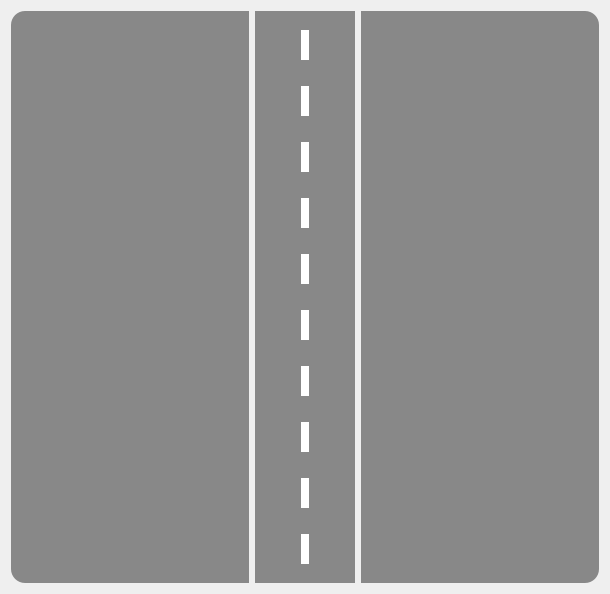
             <widget class="QWidget" name="scrollAreaWidgetContents">
              <property name="geometry">
               <rect>
                <x>0</x>
                <y>0</y>
                <width>610</width>
                <height>590</height>
               </rect>
              </property>
              <layout class="QHBoxLayout" name="horizontalLayout_5">
               <item>
                <widget class="QWidget" name="widget_15" native="true">
                 <property name="styleSheet">
                  <string notr="true">background-color: rgb(136, 136, 136);

border-top-right-radius : 0;
border-bottom-right-radius : 0;
border-top-left-radius : 14;
border-bottom-left-radius : 14;
</string>
                 </property>
                </widget>
               </item>
               <item>
                <layout class="QVBoxLayout" name="ParkingLot"/>
               </item>
               <item>
                <widget class="QWidget" name="widget_16" native="true">
                 <property name="minimumSize">
                  <size>
                   <width>100</width>
                   <height>0</height>
                  </size>
                 </property>
                 <property name="maximumSize">
                  <size>
                   <width>100</width>
                   <height>16777215</height>
                  </size>
                 </property>
                 <property name="styleSheet">
                  <string notr="true">background-color: rgb(136, 136, 136);

border-top-right-radius : 0;
border-bottom-right-radius : 0;
border-top-left-radius : 0;
border-bottom-left-radius : 0;</string>
                 </property>
                 <layout class="QVBoxLayout" name="verticalLayout_7">
                  <item>
                   <widget class="QWidget" name="widget_65" native="true">
                    <property name="minimumSize">
                     <size>
                      <width>0</width>
                      <height>50</height>
                     </size>
                    </property>
                    <property name="maximumSize">
                     <size>
                      <width>16777215</width>
                      <height>50</height>
                     </size>
                    </property>
                    <layout class="QHBoxLayout" name="horizontalLayout_20">
                     <item>
                      <widget class="QWidget" name="widget_66" native="true"/>
                     </item>
                     <item>
                      <widget class="QWidget" name="widget_67" native="true">
                       <property name="minimumSize">
                        <size>
                         <width>8</width>
                         <height>30</height>
                        </size>
                       </property>
                       <property name="maximumSize">
                        <size>
                         <width>8</width>
                         <height>30</height>
                        </size>
                       </property>
                       <property name="styleSheet">
                        <string notr="true">background-color: rgb(255, 255, 255);</string>
                       </property>
                      </widget>
                     </item>
                     <item>
                      <widget class="QWidget" name="widget_68" native="true"/>
                     </item>
                    </layout>
                   </widget>
                  </item>
                  <item>
                   <widget class="QWidget" name="widget_33" native="true">
                    <property name="minimumSize">
                     <size>
                      <width>0</width>
                      <height>50</height>
                     </size>
                    </property>
                    <property name="maximumSize">
                     <size>
                      <width>16777215</width>
                      <height>50</height>
                     </size>
                    </property>
                    <layout class="QHBoxLayout" name="horizontalLayout_12">
                     <item>
                      <widget class="QWidget" name="widget_34" native="true"/>
                     </item>
                     <item>
                      <widget class="QWidget" name="widget_35" native="true">
                       <property name="minimumSize">
                        <size>
                         <width>8</width>
                         <height>30</height>
                        </size>
                       </property>
                       <property name="maximumSize">
                        <size>
                         <width>8</width>
                         <height>30</height>
                        </size>
                       </property>
                       <property name="styleSheet">
                        <string notr="true">background-color: rgb(255, 255, 255);</string>
                       </property>
                      </widget>
                     </item>
                     <item>
                      <widget class="QWidget" name="widget_36" native="true"/>
                     </item>
                    </layout>
                   </widget>
                  </item>
                  <item>
                   <widget class="QWidget" name="widget_29" native="true">
                    <property name="minimumSize">
                     <size>
                      <width>0</width>
                      <height>50</height>
                     </size>
                    </property>
                    <property name="maximumSize">
                     <size>
                      <width>16777215</width>
                      <height>50</height>
                     </size>
                    </property>
                    <layout class="QHBoxLayout" name="horizontalLayout_11">
                     <item>
                      <widget class="QWidget" name="widget_30" native="true"/>
                     </item>
                     <item>
                      <widget class="QWidget" name="widget_31" native="true">
                       <property name="minimumSize">
                        <size>
                         <width>8</width>
                         <height>30</height>
                        </size>
                       </property>
                       <property name="maximumSize">
                        <size>
                         <width>8</width>
                         <height>30</height>
                        </size>
                       </property>
                       <property name="styleSheet">
                        <string notr="true">background-color: rgb(255, 255, 255);</string>
                       </property>
                      </widget>
                     </item>
                     <item>
                      <widget class="QWidget" name="widget_32" native="true"/>
                     </item>
                    </layout>
                   </widget>
                  </item>
                  <item>
                   <widget class="QWidget" name="widget_61" native="true">
                    <property name="minimumSize">
                     <size>
                      <width>0</width>
                      <height>50</height>
                     </size>
                    </property>
                    <property name="maximumSize">
                     <size>
                      <width>16777215</width>
                      <height>50</height>
                     </size>
                    </property>
                    <layout class="QHBoxLayout" name="horizontalLayout_19">
                     <item>
                      <widget class="QWidget" name="widget_62" native="true"/>
                     </item>
                     <item>
                      <widget class="QWidget" name="widget_63" native="true">
                       <property name="minimumSize">
                        <size>
                         <width>8</width>
                         <height>30</height>
                        </size>
                       </property>
                       <property name="maximumSize">
                        <size>
                         <width>8</width>
                         <height>30</height>
                        </size>
                       </property>
                       <property name="styleSheet">
                        <string notr="true">background-color: rgb(255, 255, 255);</string>
                       </property>
                      </widget>
                     </item>
                     <item>
                      <widget class="QWidget" name="widget_64" native="true">
                       <widget class="QLabel" name="label_12">
                        <property name="geometry">
                         <rect>
                          <x>20</x>
                          <y>30</y>
                          <width>525</width>
                          <height>28</height>
                         </rect>
                        </property>
                        <property name="font">
                         <font>
                          <family>Segoe UI Light</family>
                          <pointsize>15</pointsize>
                          <weight>50</weight>
                          <bold>false</bold>
                         </font>
                        </property>
                        <property name="text">
                         <string>Admin Accounts</string>
                        </property>
                       </widget>
                      </widget>
                     </item>
                    </layout>
                   </widget>
                  </item>
                  <item>
                   <widget class="QWidget" name="widget_57" native="true">
                    <property name="minimumSize">
                     <size>
                      <width>0</width>
                      <height>50</height>
                     </size>
                    </property>
                    <property name="maximumSize">
                     <size>
                      <width>16777215</width>
                      <height>50</height>
                     </size>
                    </property>
                    <layout class="QHBoxLayout" name="horizontalLayout_18">
                     <item>
                      <widget class="QWidget" name="widget_58" native="true"/>
                     </item>
                     <item>
                      <widget class="QWidget" name="widget_59" native="true">
                       <property name="minimumSize">
                        <size>
                         <width>8</width>
                         <height>30</height>
                        </size>
                       </property>
                       <property name="maximumSize">
                        <size>
                         <width>8</width>
                         <height>30</height>
                        </size>
                       </property>
                       <property name="styleSheet">
                        <string notr="true">background-color: rgb(255, 255, 255);</string>
                       </property>
                      </widget>
                     </item>
                     <item>
                      <widget class="QWidget" name="widget_60" native="true"/>
                     </item>
                    </layout>
                   </widget>
                  </item>
                  <item>
                   <widget class="QWidget" name="widget_49" native="true">
                    <property name="minimumSize">
                     <size>
                      <width>0</width>
                      <height>50</height>
                     </size>
                    </property>
                    <property name="maximumSize">
                     <size>
                      <width>16777215</width>
                      <height>50</height>
                     </size>
                    </property>
                    <layout class="QHBoxLayout" name="horizontalLayout_16">
                     <item>
                      <widget class="QWidget" name="widget_50" native="true"/>
                     </item>
                     <item>
                      <widget class="QWidget" name="widget_51" native="true">
                       <property name="minimumSize">
                        <size>
                         <width>8</width>
                         <height>30</height>
                        </size>
                       </property>
                       <property name="maximumSize">
                        <size>
                         <width>8</width>
                         <height>30</height>
                        </size>
                       </property>
                       <property name="styleSheet">
                        <string notr="true">background-color: rgb(255, 255, 255);</string>
                       </property>
                      </widget>
                     </item>
                     <item>
                      <widget class="QWidget" name="widget_52" native="true"/>
                     </item>
                    </layout>
                   </widget>
                  </item>
                  <item>
                   <widget class="QWidget" name="widget_45" native="true">
                    <property name="minimumSize">
                     <size>
                      <width>0</width>
                      <height>50</height>
                     </size>
                    </property>
                    <property name="maximumSize">
                     <size>
                      <width>16777215</width>
                      <height>50</height>
                     </size>
                    </property>
                    <layout class="QHBoxLayout" name="horizontalLayout_15">
                     <item>
                      <widget class="QWidget" name="widget_46" native="true"/>
                     </item>
                     <item>
                      <widget class="QWidget" name="widget_47" native="true">
                       <property name="minimumSize">
                        <size>
                         <width>8</width>
                         <height>30</height>
                        </size>
                       </property>
                       <property name="maximumSize">
                        <size>
                         <width>8</width>
                         <height>30</height>
                        </size>
                       </property>
                       <property name="styleSheet">
                        <string notr="true">background-color: rgb(255, 255, 255);</string>
                       </property>
                      </widget>
                     </item>
                     <item>
                      <widget class="QWidget" name="widget_48" native="true"/>
                     </item>
                    </layout>
                   </widget>
                  </item>
                  <item>
                   <widget class="QWidget" name="widget_41" native="true">
                    <property name="minimumSize">
                     <size>
                      <width>0</width>
                      <height>50</height>
                     </size>
                    </property>
                    <property name="maximumSize">
                     <size>
                      <width>16777215</width>
                      <height>50</height>
                     </size>
                    </property>
                    <layout class="QHBoxLayout" name="horizontalLayout_14">
                     <item>
                      <widget class="QWidget" name="widget_42" native="true"/>
                     </item>
                     <item>
                      <widget class="QWidget" name="widget_43" native="true">
                       <property name="minimumSize">
                        <size>
                         <width>8</width>
                         <height>30</height>
                        </size>
                       </property>
                       <property name="maximumSize">
                        <size>
                         <width>8</width>
                         <height>30</height>
                        </size>
                       </property>
                       <property name="styleSheet">
                        <string notr="true">background-color: rgb(255, 255, 255);</string>
                       </property>
                      </widget>
                     </item>
                     <item>
                      <widget class="QWidget" name="widget_44" native="true"/>
                     </item>
                    </layout>
                   </widget>
                  </item>
                  <item>
                   <widget class="QWidget" name="widget_25" native="true">
                    <property name="minimumSize">
                     <size>
                      <width>0</width>
                      <height>50</height>
                     </size>
                    </property>
                    <property name="maximumSize">
                     <size>
                      <width>16777215</width>
                      <height>50</height>
                     </size>
                    </property>
                    <layout class="QHBoxLayout" name="horizontalLayout_10">
                     <item>
                      <widget class="QWidget" name="widget_26" native="true"/>
                     </item>
                     <item>
                      <widget class="QWidget" name="widget_27" native="true">
                       <property name="minimumSize">
                        <size>
                         <width>8</width>
                         <height>30</height>
                        </size>
                       </property>
                       <property name="maximumSize">
                        <size>
                         <width>8</width>
                         <height>30</height>
                        </size>
                       </property>
                       <property name="styleSheet">
                        <string notr="true">background-color: rgb(255, 255, 255);</string>
                       </property>
                      </widget>
                     </item>
                     <item>
                      <widget class="QWidget" name="widget_28" native="true"/>
                     </item>
                    </layout>
                   </widget>
                  </item>
                  <item>
                   <widget class="QWidget" name="widget_53" native="true">
                    <property name="minimumSize">
                     <size>
                      <width>0</width>
                      <height>50</height>
                     </size>
                    </property>
                    <property name="maximumSize">
                     <size>
                      <width>16777215</width>
                      <height>50</height>
                     </size>
                    </property>
                    <layout class="QHBoxLayout" name="horizontalLayout_17">
                     <item>
                      <widget class="QWidget" name="widget_54" native="true"/>
                     </item>
                     <item>
                      <widget class="QWidget" name="widget_55" native="true">
                       <property name="minimumSize">
                        <size>
                         <width>8</width>
                         <height>30</height>
                        </size>
                       </property>
                       <property name="maximumSize">
                        <size>
                         <width>8</width>
                         <height>30</height>
                        </size>
                       </property>
                       <property name="styleSheet">
                        <string notr="true">background-color: rgb(255, 255, 255);</string>
                       </property>
                      </widget>
                     </item>
                     <item>
                      <widget class="QWidget" name="widget_56" native="true"/>
                     </item>
                    </layout>
                   </widget>
                  </item>
                 </layout>
                </widget>
               </item>
               <item>
                <layout class="QVBoxLayout" name="ParkingLot2"/>
               </item>
               <item>
                <widget class="QWidget" name="widget_14" native="true">
                 <property name="styleSheet">
                  <string notr="true">background-color: rgb(136, 136, 136);

border-top-right-radius : 14;
border-bottom-right-radius : 14;
border-top-left-radius : 0;
border-bottom-left-radius : 0;
</string>
                 </property>
                </widget>
               </item>
              </layout>
             </widget>
